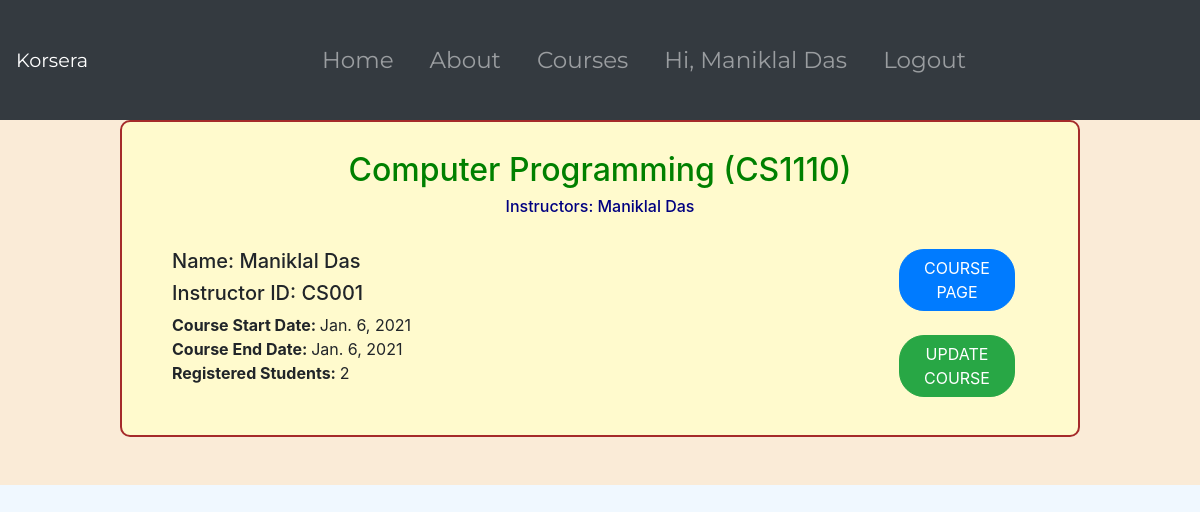
Screenshot of /courses/1/instructors/dashboard (signed in) with the database file from the repository.
### accounts/models.py (models this page shows, shortened)
class Instructor(models.Model):
    user = models.OneToOneField(User, on_delete=models.CASCADE)
    instructor_id = models.CharField(max_length=20, default="", unique=True)
    name = models.CharField(max_length=100)
    dob = models.DateField(auto_now=False, default=timezone.now)
    age = models.IntegerField(default=18)
    phone = models.CharField(max_length=15, default="+91-")
    gender = models.CharField(max_length=15, choices=GENDER_CHOICES, default="Male")
    address = models.TextField(max_length=1000, default="")
    college = models.CharField(max_length=1000, default="")
    department = models.CharField(max_length=200, default="")
    profile_link = models.CharField(max_length=500)
    image = models.ImageField(upload_to='media/student_pics', default='default_user.png')

### courses/models.py (models this page shows, shortened)
class Course(models.Model):
    course_code = models.CharField(max_length=50, unique=True)
    title = models.CharField(max_length=500)
    department = models.CharField(verbose_name="Subject Areas", max_length=200, default="")
    sub_areas = models.CharField(verbose_name="Sub Areas", max_length=200, default="")
    instructor1 = models.ForeignKey(Instructor, on_delete=models.PROTECT, related_name='instructor1')
    instructor2 = models.ForeignKey(Instructor, on_delete=models.PROTECT, related_name='instructor2', blank=True, null=True)
    teaching_assistant = models.ForeignKey(TeachingAssistant, on_delete=models.PROTECT, related_name='ta', blank=True, null=True)
    current_batch = models.CharField(max_length=10, default="1")
    description = models.TextField(max_length=10000, default="")
    outcomes = models.TextField(max_length=10000, default="")
    prerequisites = models.TextField(max_length=10000, default="")
    credits = models.IntegerField(default=3)
    fee = models.DecimalField(max_digits=7, decimal_places=2)   # Course Fee in INR
    duration = models.IntegerField(default=4)   # Course Duration in weeks
    start_date = models.DateField(auto_now=False, default=timezone.now, blank=True, null=True)
    end_date = models.DateField(auto_now=False, default=timezone.now, blank=True, null=True)
    is_running = models.BooleanField(default=False)
    is_offered = models.BooleanField(default=False)
    banner_image1 = models.ImageField(upload_to='media/course_images', default='default_course.png', blank=True, null=True)
    banner_image2 = models.ImageField(upload_to='media/course_images', default='default_course.png', blank=True, null=True)
    desc_file1 = models.FileField(upload_to='media/course_files', blank=True, null=True)
    desc_file2 = models.FileField(upload_to='media/course_files', blank=True, null=True)
    students_file = models.FileField(upload_to='media/course_files/students', blank=True, null=True)

### courses/views.py (the view)
# urls.py: path('<int:pk>/instructors/dashboard', instructor_course_dashboard, name='instructor_course_dashboard'),
@login_required
def instructor_course_dashboard(request, pk):
    try:
        instructor = request.user.instructor
        course = get_object_or_404(Course, pk = pk)
        students = EnrolledStudent.objects.filter(course = course).count()
        if instructor == course.instructor1 or instructor == course.instructor2:
            context = {
                'instructor' : instructor,
                'course' : course,
                'students' : students
            }
            return render(request, 'courses/instructor_course_dashboard.htm', context)
    except:
        messages.error(request, 'You cannot see dashboard for this course')
        return redirect('index')

### templates/courses/instructor_course_dashboard.htm (shortened to what this page needs)
{% extends 'main/base.htm' %}
{% load static %}
{% block content %}
    <section class="course-detail" style="height: max-content; background-color: antiquewhite;">
        <br><br><br><br><br>
        <div class="viewer" style="background-color: lemonchiffon">
            <br>
            <center>
                <h2>{{ course.title }} ({{ course.course_code }})</h2>
                <h6>Instructors: {{ course.instructor1.name }}   {{ course.instructor2.name }}</h6><br>
            </center>
            <div class="row">
                <div class="col-8 p-10">
                    <h5>Name: {{ instructor.name }}</h5>
                    <h5>Instructor ID: {{ instructor.instructor_id }}</h5>
                    <p>
                        <strong>Course Start Date: </strong>{{ course.start_date }}<br>
                        <strong>Course End Date: </strong>{{ course.end_date }}<br>
                        <strong>Registered Students: </strong>{{ students }}<br>
                    </p>
                    <br>
                </div>
                <div class="col-4">
                    <center><a href="{% url 'course_details' course.id %}" class="btn btn-primary">COURSE PAGE</a></center>
                    <br>
                    <center>{% if course.instructor1 == user.instructor or course.instructor2 == user.instructor %} <a href="{% url 'update_course' course.id %}" class="btn btn-success">UPDATE COURSE</a>{% endif %}</center>
                </div>
            </div>
        </div>
        <br><br>
    </section>
{% endblock content %}

### templates/main/base.htm (shortened to what this page needs)
{% load static %}
<!DOCTYPE html>
<head>
    <link rel="stylesheet" href="https://cdn.jsdelivr.net/npm/bootstrap@4.5.3/dist/css/bootstrap.min.css">
    <link rel="stylesheet" href="{% static 'main/main.css' %}">
</head>
<body>
    <nav class="navbar navbar-expand-lg navbar-dark bg-dark fixed">
        <a class="navbar-brand" href="{% url 'index' %}">Korsera</a>
        <div class="collapse navbar-collapse" id="navbarSupportedContent">
            <ul class="navbar-nav ml-auto mr-auto">
                <li class="nav-item">
                    <a class="nav-link" href="{% url 'index' %}">Home <span class="sr-only">(current)</span></a>
                </li>
                <li class="nav-item">
                    <a class="nav-link" href="{% url 'about' %}">About</a>
                </li>
                <li class="nav-item">
                    <a class="nav-link" href="{% url 'view_courses' %}">Courses</a>
                </li>
                {% if user.student %}
                    <li class="nav-item">
                        <a class="nav-link" href="{% url 'student_profile' %}" tabindex="-1" aria-disabled="true" style="width: max-content;">Hi, {{ user.student.name }}</a>
                    </li>
                    <li class="nav-item">
                        <a class="nav-link" href="{% url 'logout' %}" tabindex="-1" aria-disabled="true" style="width: max-content;">Logout</a>
                    </li>
                {% elif user.instructor %}
                    <li class="nav-item">
                        <a class="nav-link" href="{% url 'instructor_profile' %}" tabindex="-1" aria-disabled="true" style="width: max-content;">Hi, {{ user.instructor.name }}</a>
                    </li>
                    <li class="nav-item">
                        <a class="nav-link" href="{% url 'logout' %}" tabindex="-1" aria-disabled="true" style="width: max-content;">Logout</a>
                    </li>
                {% endif %}
            </ul>
        </div>
    </nav>
    {% block content %}
    {% endblock %}
</body>

### static/main/main.css (style rules this page uses)
body { background-color: aliceblue; }
a { text-emphasis: none; text-transform: none; text-decoration: none; color: navy; }
nav { position: fixed; background-attachment: fixed; }
.navbar { width: 100vw; height: 15vh; background-attachment: fixed; position: fixed; top: 0; z-index: 100; }
.nav-item { font-family: 'Montserrat', sans-serif; font-size: larger; color: yellowgreen; width: max-content; margin-left: 10px; margin-right: 10px; text-align: center; }
.nav-link { font-family: 'Montserrat', sans-serif; font-size: larger; color: yellowgreen; width: max-content; }
.navbar-brand { font-family: 'Montserrat', sans-serif; font-size: larger; color: yellowgreen; }
.viewer { width: 80vw; border: 2px solid gray; border-radius: 10px; margin-left: auto; margin-right: auto; padding-top: 5px; padding-left: 10px; padding-right: 10px; padding-bottom: 10px; }
.row { width: 80vw; }
.course-detail { background-color: lemonchiffon; height: max-content; margin-bottom: 10vh; }
.btn { border-radius: 25px; }

### templates/courses/instructor_course_dashboard.htm (style rules this page uses)
a { color: navy; }
.nav-link { color: navy; }
.viewer { border: 2px solid brown; padding-left: 50px; padding-right: 50px; }
h6 { color: navy; }
h2 { color: green; }
.btn { width: 40%; border-radius: 25px; }

### rows the page displays
Course: title "Computer Programming", course_code "CS1110", instructor1.name "Maniklal Das", start_date "Jan. 6, 2021", end_date "Jan. 6, 2021"
Instructor: name "Maniklal Das", instructor_id "CS001"

### other values shown
{{ user.instructor.name }} "Maniklal Das"
{{ students }} "2"
